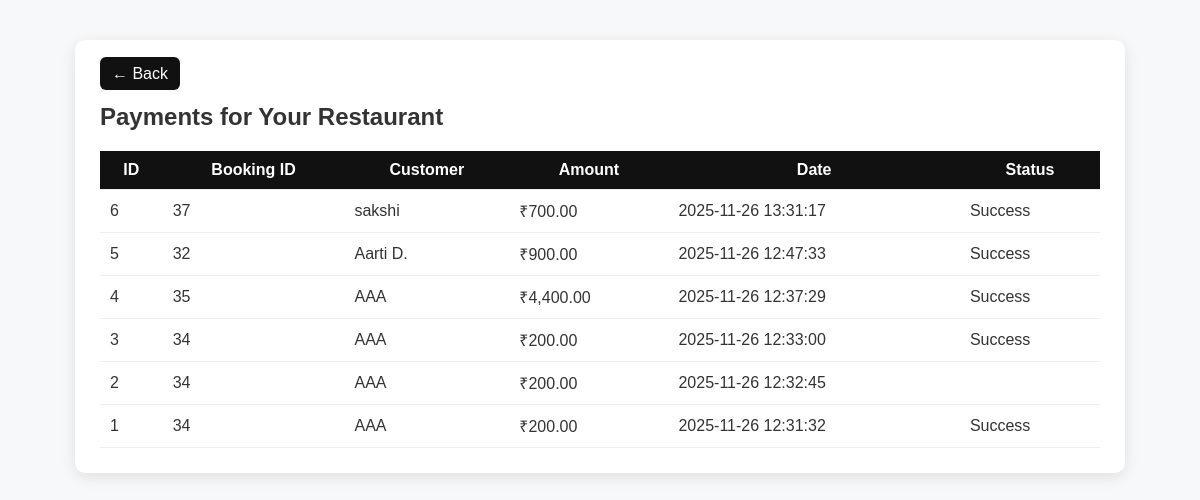
The app's page /Multitable/admin/view_payments_staff.php (signed in) with its own data.
### tables this page shows
CREATE TABLE `payments` (
  `id` int(11) NOT NULL,
  `booking_id` int(11) NOT NULL,
  `upi_id` varchar(200) DEFAULT NULL,
  `amount` decimal(10,2) DEFAULT NULL,
  `payment_date` datetime NOT NULL DEFAULT current_timestamp(),
  `status` enum('success','failed') DEFAULT 'success',
  `created_at` timestamp NOT NULL DEFAULT current_timestamp(),
  `payment_method` enum('upi','cash') DEFAULT 'upi',
  `reference_no` varchar(100) DEFAULT NULL
);

CREATE TABLE `bookings` (
  `id` int(11) NOT NULL,
  `user_id` int(11) NOT NULL,
  `restaurant_id` int(11) NOT NULL,
  `table_id` int(11) NOT NULL,
  `booking_date` date NOT NULL,
  `booking_time` time NOT NULL,
  `guests` int(11) DEFAULT 2,
  `special_request` text DEFAULT NULL,
  `payment_status` enum('pending','paid') DEFAULT 'pending',
  `created_at` timestamp NOT NULL DEFAULT current_timestamp(),
  `status` enum('pending','confirmed','cancelled') DEFAULT 'pending'
);

CREATE TABLE `users` (
  `id` int(11) NOT NULL,
  `name` varchar(150) NOT NULL,
  `email` varchar(150) NOT NULL,
  `password` varchar(255) NOT NULL,
  `role` enum('customer','admin','manager','staff') DEFAULT 'customer',
  `created_at` timestamp NOT NULL DEFAULT current_timestamp()
);

### Multitable/admin/view_payments_staff.php (the view, shortened to what this page needs)
<?php
require_once __DIR__ . '/../includes/db_connect.php';
$restaurant_id = intval($_SESSION['admin']['restaurant_id']);
$query = $conn->prepare("
  SELECT p.id, p.amount, p.payment_date, p.status,
         b.id AS booking_id, u.name AS customer_name
  FROM payments p
  JOIN bookings b ON p.booking_id = b.id
  JOIN users u ON b.user_id = u.id
  WHERE b.restaurant_id = ?
  ORDER BY p.payment_date DESC
");
$query->bind_param("i", $restaurant_id);
$query->execute();
$result = $query->get_result();
?>
<!DOCTYPE html>
<html lang="en">
<head>
<link rel="stylesheet" href="../assets/css/style.css">
</head>
<body>
<div class="container">
  <a href="dashboard_staff.php" class="back">← Back</a>
  <h2>Payments for Your Restaurant</h2>
  <table>
    <tr><th>ID</th><th>Booking ID</th><th>Customer</th><th>Amount</th><th>Date</th><th>Status</th></tr>
    <?php while($row = $result->fetch_assoc()): ?>
      <tr>
        <td><?= $row['id'] ?></td>
        <td><?= $row['booking_id'] ?></td>
        <td><?= htmlspecialchars($row['customer_name']) ?></td>
        <td>₹<?= number_format($row['amount'],2) ?></td>
        <td><?= htmlspecialchars($row['payment_date']) ?></td>
        <td class="status <?= htmlspecialchars($row['status']) ?>"><?= ucfirst($row['status']) ?></td>
      </tr>
    <?php endwhile; ?>
  </table>
</div>
</body>
</html>

### Multitable/assets/css/style.css (style rules this page uses)
:root { --primary: #C66A4A; --dark: #111; --light: #fff; --gray: #666; --gray-light: #ddd; --btn-primary: #1f6feb; --btn-warning: #ff7b00; --btn-danger: #ff4d4d; --font-main: 'Inter', system-ui, Arial; }
body { font-family: var(--font-main); background:#f6f8fb; margin:0; color:#222; }

### Multitable/admin/view_payments_staff.php (style rules this page uses)
body { font-family:"Poppins",sans-serif; background:#f7f8fa; color:#333; }
.container { max-width:1000px; margin:40px auto; background:#fff; padding:25px; border-radius:10px; box-shadow:0 4px 15px rgba(0,0,0,0.1); }
table { width:100%; border-collapse:collapse; }
th, td { padding:10px; border-bottom:1px solid #eee; }
th { background:#111; color:#fff; }
.back { text-decoration:none; background:#111; color:white; padding:8px 12px; border-radius:6px; }

### records on screen
payments: id "6", booking "37", users.name "sakshi", amount "700.00", payment_date "2025-11-26 13:31:17", status "Success"
payments: id "5", booking "32", users.name "Aarti D.", amount "900.00", payment_date "2025-11-26 12:47:33", status "Success"
payments: id "4", booking "35", users.name "AAA", amount "4,400.00", payment_date "2025-11-26 12:37:29", status "Success"
payments: id "3", booking "34", users.name "AAA", amount "200.00", payment_date "2025-11-26 12:33:00", status "Success"
payments: id "2", booking "34", users.name "AAA", amount "200.00", payment_date "2025-11-26 12:32:45"
payments: id "1", booking "34", users.name "AAA", amount "200.00", payment_date "2025-11-26 12:31:32", status "Success"
